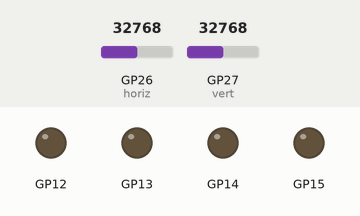
Recording of a program running on a simulated Raspberry Pi Pico running MicroPython. Shown: output pins drawn as LEDs (lit = HIGH). The test bench sets the inputs (shaded band); at power-on: GP26 (horiz) = 32768, GP27 (vert) = 32768 (analog values on the 0–65535 scale).

Above: at 1.2 s.
1.3 s: GP26 (horiz) set to 45874
At 1.9 s:
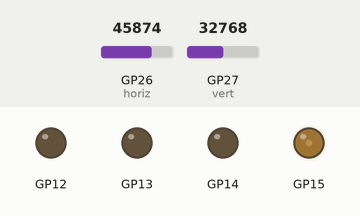
2.8 s: GP27 (vert) set to 45874
At 4.0 s:
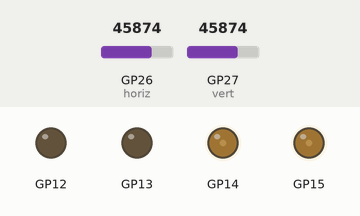
4.3 s: GP26 (horiz) set to 57670
At 5.4 s:
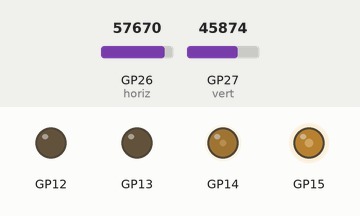
5.8 s: GP27 (vert) set to 57670
At 6.5 s:
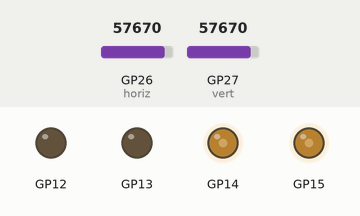
Timing chart, 0 to 8.3 s (numbered marks = the images above; inputs shaded):
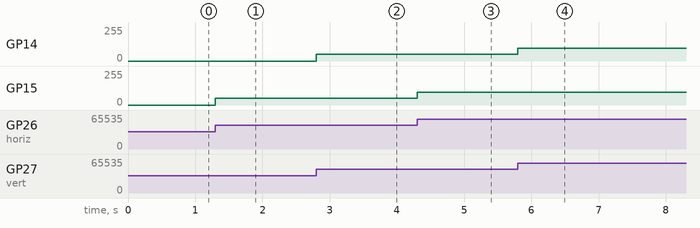

The program:

joy_mpython.py
```python
# Exemplo com Joystick  Analogico

from machine import Pin, ADC, PWM
from time import sleep

# Potenciometros
horiz = ADC(0)
vert = ADC(1)

# LEDs, frequencia do PWM e 1KHz
def initPWM(pin):
    pwm = PWM(Pin(pin, Pin.OUT))
    pwm.freq(1000)
    pwm.duty_u16(0)
    return pwm

ledRight = initPWM(12)
ledUp = initPWM(13)
ledDown = initPWM(14)
ledLeft = initPWM(15)

# Ignorar variacoes de ate
ZONA_MORTA = 3000

# Laco Principal
while True:
    # amostra potenciometros
    h = horiz.read_u16()
    v = vert.read_u16()

    # eixo horizontal
    if h > (32767+ZONA_MORTA):
        ledRight.duty_u16(0)
        ledLeft.duty_u16(h-32768)
    elif h <= (32767-ZONA_MORTA):
        ledRight.duty_u16(32767-h)
        ledLeft.duty_u16(0)
    else:
        ledRight.duty_u16(0)
        ledLeft.duty_u16(0)

    # eixo vertical
    if v > (32767+ZONA_MORTA):
        ledDown.duty_u16(v-32768)
        ledUp.duty_u16(0)
    elif v <= (32767-ZONA_MORTA):
        ledDown.duty_u16(0)
        ledUp.duty_u16(32767-v)
    else:
        ledDown.duty_u16(0)
        ledUp.duty_u16(0)
```

Measured:
- after the input at 1.3 s, GP15: 0/255 → 51/255 at once
- after the input at 2.8 s, GP14: 0/255 → 51/255 at once
- after the input at 4.3 s, GP15: 51/255 → 97/255 at once
- after the input at 5.8 s, GP14: 51/255 → 97/255 at once
